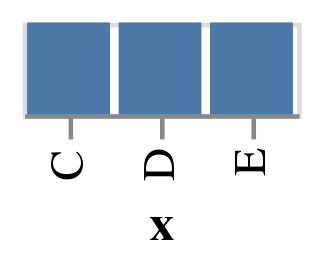

The code cell stored with this chart in its notebook:
### Code cell
alt.Chart(df).mark_bar().encode(x = 'x')

### Figure 1 — Vega-Lite specification as saved in the notebook (floating-point values rounded to 4 significant figures)
{"config": {"view": {"continuousWidth": 400, "continuousHeight": 300}}, "data": {"name": "data-34c81466daa8eec198d9f2eca27e530c"}, "mark": "bar", "encoding": {"x": {"type": "nominal", "field": "x"}}, "$schema": "https://vega.github.io/schema/vega-lite/v4.0.0.json", "datasets": {"data-34c81466daa8eec198d9f2eca27e530c": [{"x": "C", "y": 1}, {"x": "C", "y": 2}, {"x": "C", "y": 4}, {"x": "D", "y": 9}, {"x": "D", "y": 7}, {"x": "D", "y": 1}, {"x": "E", "y": 6}, {"x": "E", "y": 4}, {"x": "E", "y": 3}]}}
